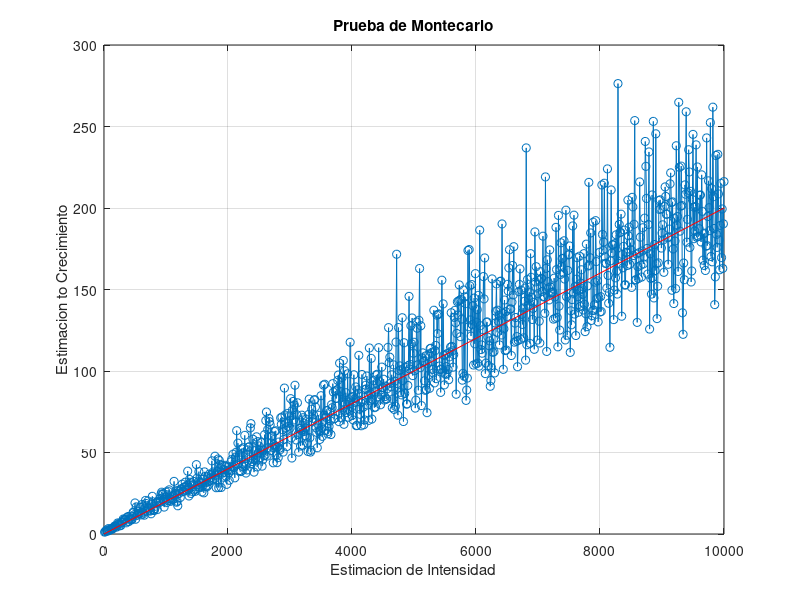

Source code (MATLAB):
Umax = 2; I = 5;
ki = 1; B = 0.05;
% No. of needle throws
for n = [10:10:10000] % Intensidades
    x = (I/2).*rand(n,1);
    theta = (pi).*rand(n,1);
    crossings = 0;
    for k = 1:n
        if (Umax.*I)/(ki+I+B) >= x(k)
            crossings = crossings+1;
        end
    end
    p = crossings/n;
    Sat(ki) = (2*Umax)/(p*I);
    ki = ki+1;
end

Sat
n = 10:10:10000;
figure(1); plot(n,Sat,'-o',[0 max(n)],[0 200],'r')
xlabel('Estimacion de Intensidad'),ylabel('Estimacion to Crecimiento'),title('Prueba de Montecarlo')
grid on